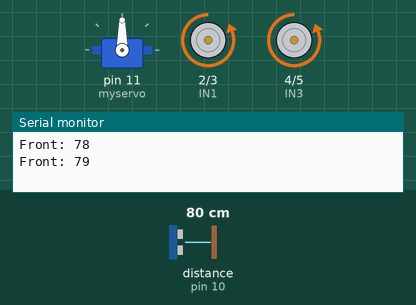
This sketch was run on a simulated Arduino Uno, built with avr-gcc and run on an emulated ATmega328P. Parts: servo, motor-driver pin pairs drawn as motors (green arrow = first pin HIGH = forward, orange = second pin HIGH = backward, longer = more drive), the last lines printed to the serial monitor. Wiring (inferred from the names in the program): ultrasonic range finder: trigger pin 9; echo pin 10. The inputs (shaded band) are chosen by the test bench; at power-on: distance to the obstacle (sensor on pin 10) 80 cm. The echo pulse lasts 58.3 µs per cm.

Above: at 2.2 s.
2.3 s: distance to the obstacle (sensor on pin 10) set to 45 cm
3.8 s: distance to the obstacle (sensor on pin 10) set to 38 cm
At 4.7 s:
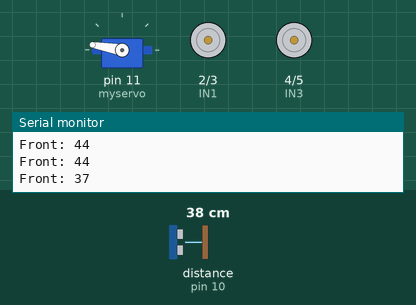
At 6.8 s:
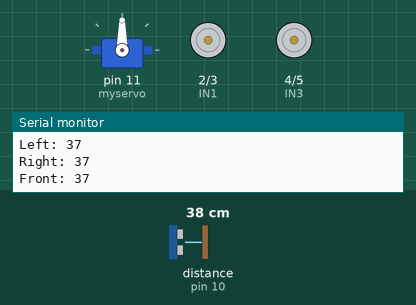
9.8 s: distance to the obstacle (sensor on pin 10) set to 60 cm
At 11.43 s:
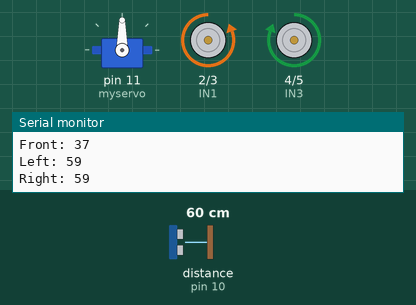
Timing chart, 0 to 13.6 s (numbered marks = the images above; inputs shaded):
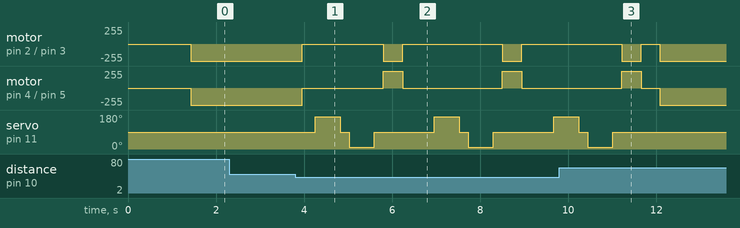

The sketch:

obstacle_avoiding_car.ino
```cpp
#include <Servo.h>

Servo myservo;

// Ultrasonic pins
#define trigPin 9
#define echoPin 10

// L298N pins
#define IN1 2
#define IN2 3
#define IN3 4
#define IN4 5

// Get averaged distance
int getDistance() {
  int total = 0;

  for (int i = 0; i < 3; i++) {

    digitalWrite(trigPin, LOW);
    delayMicroseconds(2);

    digitalWrite(trigPin, HIGH);
    delayMicroseconds(10);
    digitalWrite(trigPin, LOW);

    long duration = pulseIn(echoPin, HIGH, 30000);

    int distance = duration * 0.034 / 2;

    if (distance == 0)
      distance = 400;

    total += distance;

    delay(20);
  }

  return total / 3;
}

// Forward
void forward() {
  digitalWrite(IN1, LOW);
  digitalWrite(IN2, HIGH);

  digitalWrite(IN3, LOW);
  digitalWrite(IN4, HIGH);
}

// Stop
void stopRobot() {
  digitalWrite(IN1, LOW);
  digitalWrite(IN2, LOW);

  digitalWrite(IN3, LOW);
  digitalWrite(IN4, LOW);
}

// Turn Left
void turnLeft() {
  digitalWrite(IN1, HIGH);
  digitalWrite(IN2, LOW);

  digitalWrite(IN3, LOW);
  digitalWrite(IN4, HIGH);

  delay(450);

  stopRobot();
}

// Turn Right
void turnRight() {
  digitalWrite(IN1, LOW);
  digitalWrite(IN2, HIGH);

  digitalWrite(IN3, HIGH);
  digitalWrite(IN4, LOW);

  delay(450);

  stopRobot();
}

void setup() {

  Serial.begin(9600);

  myservo.attach(11);
  myservo.write(90);

  pinMode(trigPin, OUTPUT);
  pinMode(echoPin, INPUT);

  pinMode(IN1, OUTPUT);
  pinMode(IN2, OUTPUT);
  pinMode(IN3, OUTPUT);
  pinMode(IN4, OUTPUT);

  delay(1000);
}

void loop() {

  // Look forward
  myservo.write(90);
  delay(350);

  int frontDistance = getDistance();

if(frontDistance < 10){
  stopRobot();
  delay(200);
}

  Serial.print("Front: ");
  Serial.println(frontDistance);

  // No obstacle
  if (frontDistance > 40) {

    forward();
  }
  else {

    stopRobot();
    delay(300);

    // Look Left
    myservo.write(170);
    delay(500);
    int leftDistance = getDistance();

    // Center
    myservo.write(90);
    delay(200);

    // Look Right
    myservo.write(10);
    delay(500);
    int rightDistance = getDistance();

    // Center
    myservo.write(90);
    delay(200);

    Serial.print("Left: ");
    Serial.println(leftDistance);

    Serial.print("Right: ");
    Serial.println(rightDistance);

    if (leftDistance > rightDistance) {
      turnLeft();
    } else {
      turnRight();
    }
  }
}
```

Measured:
- the behaviour switches between 42 and 41 cm on distance to the obstacle (sensor on pin 10) (found by bisection; images 0 and 1)
- after the input at 3.8 s, motor on pin 2 (IN1) / pin 3 (IN2): goes stopped 1.8 s, backward 255/255 0.45 s, stopped 2.3 s, backward 255/255 0.45 s, then stopped, starting after 0.16 s; motor on pin 4 (IN3) / pin 5 (IN4): goes stopped 1.8 s, forward 255/255 0.45 s, stopped 2.3 s, forward 255/255 0.45 s, then stopped, starting after 0.16 s
- after the input at 9.8 s, servo on pin 11 (myservo): goes on until 11.0 s, then stays 90°
